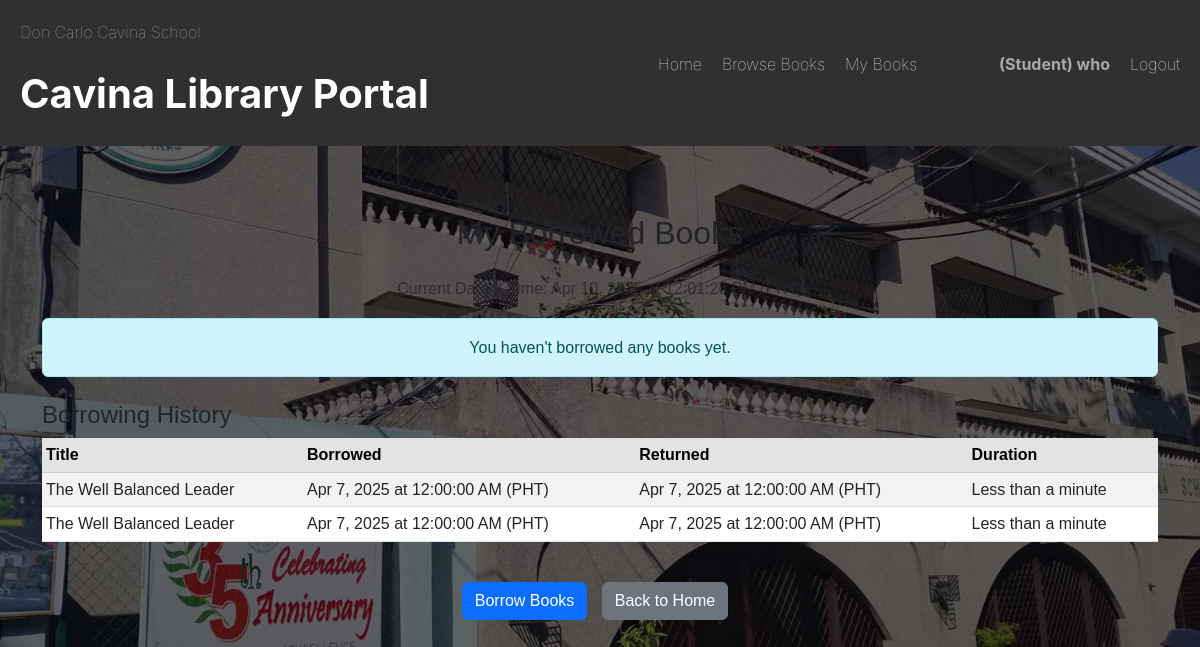
Screenshot of /borrowed_books.php (signed in) with the database file from the repository.
### tables this page shows
CREATE TABLE `borrowings` (
  `id` int(11) NOT NULL,
  `user_id` int(11) NOT NULL,
  `book_id` int(11) NOT NULL,
  `borrow_date` datetime DEFAULT NULL,
  `due_date` date NOT NULL,
  `return_date` datetime DEFAULT NULL,
  `status` enum('borrowed','returned','overdue') NOT NULL DEFAULT 'borrowed'
);

CREATE TABLE `books` (
  `id` int(11) NOT NULL,
  `title` varchar(255) NOT NULL,
  `author` varchar(255) NOT NULL,
  `copies` int(11) NOT NULL,
  `available` tinyint(1) DEFAULT 1,
  `image_path` varchar(255) DEFAULT 'default_book.jpg',
  `bookshelf` varchar(100) DEFAULT NULL,
  `bookshelf_location` varchar(100) DEFAULT NULL,
  `isbn` varchar(20) DEFAULT NULL,
  `publisher` varchar(255) DEFAULT NULL,
  `publication_year` int(11) DEFAULT NULL,
  `description` text DEFAULT NULL,
  `quantity` int(11) NOT NULL DEFAULT 1,
  `created_at` timestamp NOT NULL DEFAULT current_timestamp(),
  `updated_at` timestamp NOT NULL DEFAULT current_timestamp() ON UPDATE current_timestamp()
);

### db.php (called while the page is built, shortened)
<?php
$servername = "localhost";
$username = "root";
$password = "";
$database = "library_db";
$conn = new mysqli($servername, $username, $password);
$conn->select_db($database);
function getUserBorrowings($user_id) {
    global $conn;
    $sql = "SELECT b.*, books.title, books.author, books.isbn
            FROM borrowings b
            JOIN books ON b.book_id = books.id
            WHERE b.user_id = ?
            ORDER BY b.borrow_date DESC";
    $stmt = $conn->prepare($sql);
    $stmt->bind_param("i", $user_id);
    $stmt->execute();
    $result = $stmt->get_result();
    $borrowings = [];
    while ($row = $result->fetch_assoc()) {
        $borrowings[] = $row;
    }
    return $borrowings;
}
?>

### borrowed_books.php (the view, shortened to what this page needs)
<?php
include 'db.php';
$user_id = $_SESSION['user']['id'] ?? $_SESSION['user_id'] ?? null;
try {
    $borrowings = getUserBorrowings($user_id);
    $active_borrowings = array_filter($borrowings, function($borrowing) {
        return empty($borrowing['return_date']);
    });
    $returned_borrowings = array_filter($borrowings, function($borrowing) {
        return !empty($borrowing['return_date']);
    });
    usort($returned_borrowings, function($a, $b) {
        return strtotime($b['return_date']) - strtotime($a['return_date']);
    });
} catch (Exception $e) {
    $error = "Error retrieving borrowings: " . $e->getMessage();
    $active_borrowings = [];
    $returned_borrowings = [];
}
function formatTimestamp($timestamp) {
    return date('M j, Y \a\t g:i:s A', strtotime($timestamp)) . ' (PHT)';
}
?>
<!DOCTYPE html>
<html lang="en">
<head>
        <link rel="stylesheet" href="css/reset.css">
    <link rel="stylesheet" href="css/navbar.css">
    <link rel="stylesheet" href="css/index.css">
    <link href="https://cdn.jsdelivr.net/npm/bootstrap@5.3.0/dist/css/bootstrap.min.css" rel="stylesheet">
    <link rel="stylesheet" href="styles.css">
</head>
<body>
    <?php include 'navbar.php'; ?>
    <div class="container mt-5">
        <h2 class="text-center mb-4">My Borrowed Books</h2>
        <div class="text-center mb-3">
            <p class="text-muted">Current Date & Time: <span id="current-time"><?= date('M j, Y \a\t g:i:s A') ?></span> (PHT)</p>
        </div>
        <?php if (!empty($active_borrowings)): ?>
            <div class="table-responsive">
                <table class="table table-striped">
                    <thead class="table-dark">
                        <tr>
                            <th>Title</th>
                            <th>Author</th>
                            <th>ISBN</th>
                            <th>Borrow Date & Time</th>
                            <th>Due Date</th>
                            <th>Status</th>
                            <th>Action</th>
                        </tr>
                    </thead>
                    <tbody>
                        <?php foreach ($active_borrowings as $borrowing): ?>
                            <?php
                                $today = new DateTime();
                                $due_date = new DateTime($borrowing['due_date']);
                                $days_remaining = $today->diff($due_date)->format('%R%a');
                                $row_class = '';
                                if ($borrowing['status'] == 'overdue') {
                                    $row_class = 'table-danger';
                                } elseif ($days_remaining <= 2 && $days_remaining >= 0) {
                                    $row_class = 'table-warning';
                                }
                            ?>
                            <tr class="<?= $row_class ?>">
                                <td><?= htmlspecialchars($borrowing['title']) ?></td>
                                <td><?= htmlspecialchars($borrowing['author']) ?></td>
                                <td><?= htmlspecialchars($borrowing['isbn'] ?? 'N/A') ?></td>
                                <td><?= formatTimestamp($borrowing['borrow_date']) ?></td>
                                <td><?= date('M j, Y', strtotime($borrowing['due_date'])) ?></td>
                                <td>
                                    <?php if ($borrowing['status'] == 'overdue'): ?>
                                        <span class="badge bg-danger">Overdue</span>
                                    <?php elseif ($days_remaining <= 2 && $days_remaining >= 0): ?>
                                        <span class="badge bg-warning text-dark">Due Soon</span>
                                    <?php else: ?>
                                        <span class="badge bg-success">On Time</span>
                                    <?php endif; ?>
                                </td>
                                <td>
                                    <form method="post" action="" onsubmit="return confirm('Are you sure you want to return this book?');">
                                        <input type="hidden" name="borrowing_id" value="<?= $borrowing['id'] ?>">
                                        <button type="submit" name="return_book" class="btn btn-sm btn-warning">Return Book</button>
                                    </form>
                                </td>
                            </tr>
                        <?php endforeach; ?>
                    </tbody>
                </table>
            </div>
        <?php else: ?>
            <div class="alert alert-info text-center">
                You haven't borrowed any books yet.
            </div>
        <?php endif; ?>
        <div class="mt-4">
            <h4>Borrowing History</h4>
            <?php if (!empty($returned_borrowings)): ?>
                <div class="table-responsive">
                    <table class="table table-sm table-striped">
                        <thead class="table-secondary">
                            <tr>
                                <th>Title</th>
                                <th>Borrowed</th>
                                <th>Returned</th>
                                <th>Duration</th>
                            </tr>
                        </thead>
                        <tbody>
                            <?php foreach ($returned_borrowings as $borrowing): ?>
                                <?php
                                    $borrow_datetime = new DateTime($borrowing['borrow_date']);
                                    $return_datetime = new DateTime($borrowing['return_date']);
                                    if ($borrow_datetime > $return_datetime) {
                                        $duration_text = 'Invalid duration';
                                    } else {
                                        $duration_text = '';
                                        if ($duration_text == '') {
                                            $duration_text = 'Less than a minute';
                                        }
                                    }
                                ?>
                                <tr>
                                    <td><?= htmlspecialchars($borrowing['title']) ?></td>
                                    <td><?= formatTimestamp($borrowing['borrow_date']) ?></td>
                                    <td><?= formatTimestamp($borrowing['return_date']) ?></td>
                                    <td><?= $duration_text ?></td>
                                </tr>
                            <?php endforeach; ?>
                        </tbody>
                    </table>
                </div>
            <?php else: ?>
                <div class="alert alert-light text-center">
                    No borrowing history yet.
                </div>
            <?php endif; ?>
        </div>
        <div class="text-center mt-4">
            <a href="borrow.php" class="btn btn-primary">Borrow Books</a>
            <a href="index.php" class="btn btn-secondary">Back to Home</a>
        </div>
    </div>
</body>
</html>

### css/index.css (style rules this page uses)
body { font-family: "Inter", sans-serif; margin: 0; padding: 0; background-image: linear-gradient(rgba(0, 0, 0, 0.6), rgba(0, 0, 0, 0.6)), url('../images/school-background.jpg'); background-size: cover; background-position: center; background-attachment: fixed; color: #fff; }
html, body { height: 100%; }
body { display: flex; flex-direction: column; min-height: 100vh; }
.container { flex: 1; }
.container { max-width: 1200px; margin: 0 auto; padding: 20px; }
.text-center { text-align: center; }
.btn { display: inline-block; background-color: #fff; color: #303030; padding: 8px 20px; border-radius: 5px; text-decoration: none; margin-right: 10px; font-weight: 500; transition: background-color 0.2s ease; }

### styles.css (style rules this page uses)
* { margin: 0; padding: 0; box-sizing: border-box; }
body { font-family: Arial, sans-serif; line-height: 1.6; }

### rows the page displays
borrowings: book.title "The Well Balanced Leader", borrow_date "Apr 7, 2025 at 12:00:00 AM (PHT)", return_date "Apr 7, 2025 at 12:00:00 AM (PHT)", duration_text "Less than a minute"
borrowings: book.title "The Well Balanced Leader", borrow_date "Apr 7, 2025 at 12:00:00 AM (PHT)", return_date "Apr 7, 2025 at 12:00:00 AM (PHT)", duration_text "Less than a minute"

### other values shown
$_SESSION['user'] "who"
